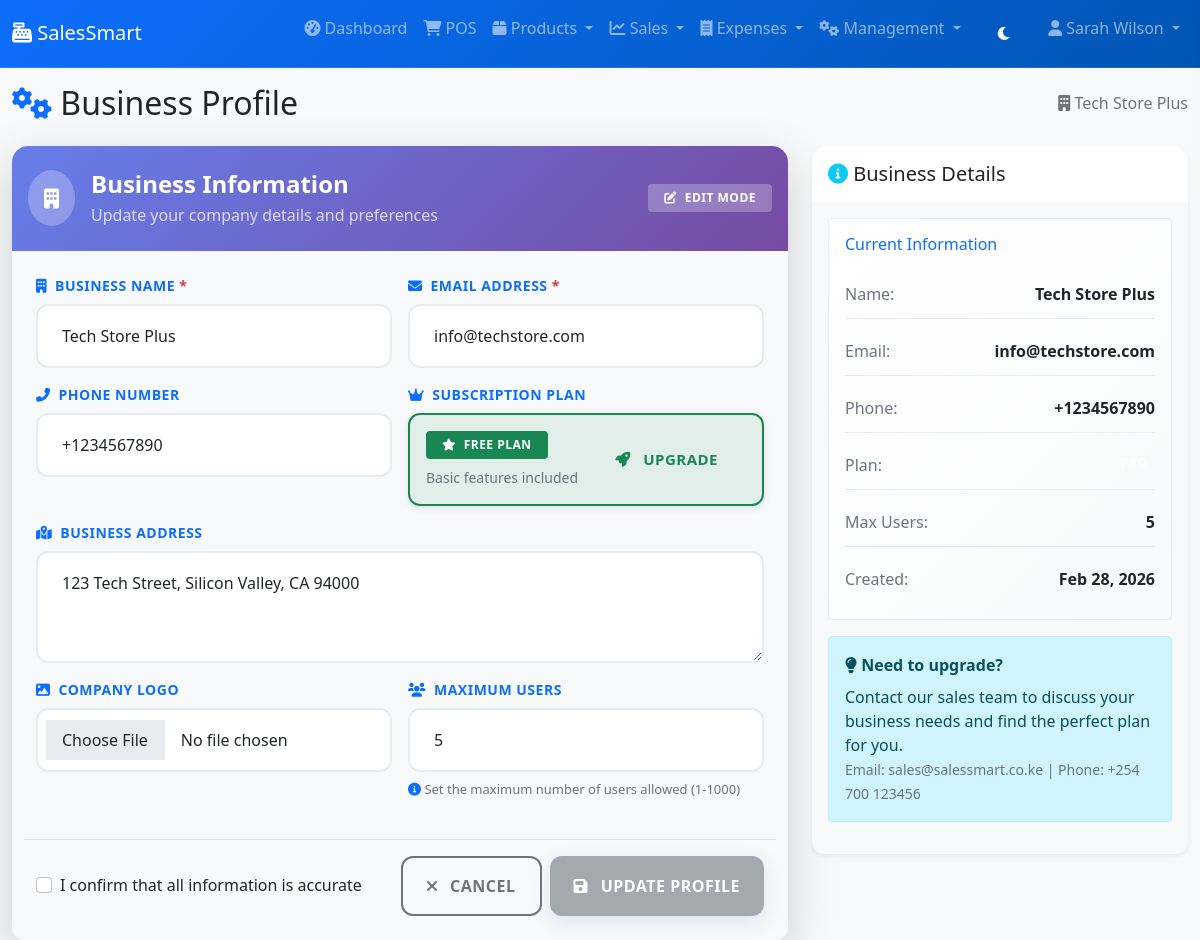
The page /business/profile/ (signed in) on the database its author committed.
### pos/models.py (models this page shows, shortened)
class User(AbstractUser):
    business = models.ForeignKey(Business, on_delete=models.CASCADE, null=True, blank=True)
    role = models.CharField(max_length=20, default='Cashier')  # Admin, Manager, Cashier
    phone = models.CharField(max_length=20, blank=True)
    is_business_admin = models.BooleanField(default=False)
    created_at = models.DateTimeField(auto_now_add=True)
    last_login_business = models.DateTimeField(null=True, blank=True)

class Business(models.Model):
    name = models.CharField(max_length=200)
    subdomain = models.SlugField(unique=True)
    email = models.EmailField()
    phone = models.CharField(max_length=20)
    address = models.TextField()
    logo = models.ImageField(upload_to='business_logos/', blank=True, null=True)
    is_active = models.BooleanField(default=True)
    created_at = models.DateTimeField(auto_now_add=True)
    subscription_plan = models.CharField(max_length=50, default='Basic')  # Basic, Pro, Enterprise
    max_users = models.IntegerField(default=5)
    class Meta:
        verbose_name_plural = "Businesses"

### pos/views.py (the view)
# urls.py: path('business/profile/', views.business_profile, name='business_profile'),
@login_required
def business_profile(request):
    if not request.business:
        return redirect('admin/')
    business = request.business
    if request.method == 'POST':
        form = BusinessForm(request.POST, request.FILES, instance=business)
        if form.is_valid():
            form.save()
            messages.success(request, 'Business profile updated successfully!')
            return redirect('pos:business_profile')
    else:
        form = BusinessForm(instance=business)
    return render(request, 'pos/business_profile.html', {'form': form})

### pos/templates/pos/business_profile.html (shortened to what this page needs)
{% extends 'pos/base.html' %}
{% block content %}
<div class="d-flex justify-content-between align-items-center mb-4">
    <h2 class="mb-0">
        <i class="fas fa-cogs text-primary"></i> Business Profile
    </h2>
    <div class="text-muted">
        <i class="fas fa-building"></i> {{ request.business.name }}
    </div>
</div>
<div class="row">
    <div class="col-lg-8">
        <div class="card border-0 shadow-lg">
            <div class="card-header bg-gradient-primary text-white border-0 py-4">
                <div class="d-flex align-items-center justify-content-between">
                    <div class="d-flex align-items-center">
                        <div class="bg-white bg-opacity-25 rounded-circle p-3 me-3">
                            <i class="fas fa-building fa-lg"></i>
                        </div>
                        <div>
                            <h4 class="mb-1 fw-bold">Business Information</h4>
                            <p class="mb-0 opacity-75">Update your company details and preferences</p>
                        </div>
                    </div>
                    <div class="text-end">
                        <span class="badge bg-white bg-opacity-25 text-white px-3 py-2">
                            <i class="fas fa-edit me-2"></i>Edit Mode
                        </span>
                    </div>
                </div>
            </div>
            <div class="card-body p-4">
                <form method="post" enctype="multipart/form-data" class="needs-validation">
                    <div class="row g-3">
                        <div class="col-md-6">
                            <div class="form-group mb-3">
                                <label for="{{ form.name.id_for_label }}" class="form-label fw-bold text-primary">
                                    <i class="fas fa-building me-2"></i>Business Name <span class="text-danger">*</span>
                                </label>
                                {{ form.name }}
                            </div>
                        </div>
                        <div class="col-md-6">
                            <div class="form-group mb-3">
                                <label for="{{ form.email.id_for_label }}" class="form-label fw-bold text-primary">
                                    <i class="fas fa-envelope me-2"></i>Email Address <span class="text-danger">*</span>
                                </label>
                                {{ form.email }}
                            </div>
                        </div>
                    </div>
                    <div class="row g-3">
                        <div class="col-md-6">
                            <div class="form-group mb-3">
                                <label for="{{ form.phone.id_for_label }}" class="form-label fw-bold text-primary">
                                    <i class="fas fa-phone-alt me-2"></i>Phone Number
                                </label>
                                {{ form.phone }}
                            </div>
                        </div>
                        <div class="col-md-6">
                            <div class="form-group mb-3">
                                <label class="form-label fw-bold text-primary">
                                    <i class="fas fa-crown me-2"></i>Subscription Plan
                                </label>
                                <div class="card border-2 border-success bg-success bg-opacity-10">
                                    <div class="card-body p-3">
                                        <div class="d-flex align-items-center justify-content-between">
                                            <div>
                                                <span class="badge bg-success text-white px-3 py-2 mb-2">
                                                    <i class="fas fa-star me-1"></i> FREE PLAN
                                                </span>
                                                <p class="mb-0 text-muted small">Basic features included</p>
                                            </div>
                                            <button type="button" class="btn btn-outline-success" data-bs-toggle="modal" data-bs-target="#upgradeModal">
                                                <i class="fas fa-rocket me-2"></i> Upgrade
                                            </button>
                                        </div>
                                    </div>
                                </div>
                            </div>
                        </div>
                    </div>
                    <div class="row g-3">
                        <div class="col-12">
                            <div class="form-group mb-3">
                                <label for="{{ form.address.id_for_label }}" class="form-label fw-bold text-primary">
                                    <i class="fas fa-map-marked-alt me-2"></i>Business Address
                                </label>
                                {{ form.address }}
                            </div>
                        </div>
                    </div>
                    <div class="row g-3">
                        <div class="col-md-6">
                            <div class="form-group mb-3">
                                <label for="{{ form.logo.id_for_label }}" class="form-label fw-bold text-primary">
                                    <i class="fas fa-image me-2"></i>Company Logo
                                </label>
                                {{ form.logo }}
                            </div>
                        </div>
                        <div class="col-md-6">
                            <div class="form-group mb-3">
                                <label for="{{ form.max_users.id_for_label }}" class="form-label fw-bold text-primary">
                                    <i class="fas fa-users me-2"></i>Maximum Users
                                </label>
                                {{ form.max_users }}
                                <div class="form-text mt-2">
                                    <i class="fas fa-info-circle text-primary"></i> Set the maximum number of users allowed (1-1000)
                                </div>
                            </div>
                        </div>
                    </div>
                    <div class="row mt-4 pt-3 border-top">
                        <div class="col-12">
                            <div class="d-flex justify-content-between align-items-center">
                                <div class="form-check">
                                    <input class="form-check-input" type="checkbox" id="confirmChanges">
                                    <label class="form-check-label" for="confirmChanges">
                                        I confirm that all information is accurate
                                    </label>
                                </div>
                                <div class="d-flex gap-2">
                                    <a href="{% url 'pos:dashboard' %}" class="btn btn-outline-secondary btn-lg px-4">
                                        <i class="fas fa-times me-2"></i> Cancel
                                    </a>
                                    <button type="submit" class="btn btn-primary btn-lg px-4" disabled id="submitBtn">
                                        <i class="fas fa-save me-2"></i> Update Profile
                                    </button>
                                </div>
                            </div>
                        </div>
                    </div>
                </form>
            </div>
        </div>
    </div>
    <div class="col-lg-4">
        <div class="card border-0 shadow-sm">
            <div class="card-header bg-white border-0 py-3">
                <h5 class="mb-0">
                    <i class="fas fa-info-circle text-info"></i> Business Details
                </h5>
            </div>
            <div class="card-body">
                <div class="business-info p-3 bg-light rounded mb-3">
                    <h6 class="text-primary mb-3">Current Information</h6>
                    <div class="info-item mb-2">
                        <div class="d-flex justify-content-between">
                            <span class="text-muted">Name:</span>
                            <strong>{{ request.business.name }}</strong>
                        </div>
                    </div>
                    <div class="info-item mb-2">
                        <div class="d-flex justify-content-between">
                            <span class="text-muted">Email:</span>
                            <strong>{{ request.business.email }}</strong>
                        </div>
                    </div>
                    <div class="info-item mb-2">
                        <div class="d-flex justify-content-between">
                            <span class="text-muted">Phone:</span>
                            <strong>{{ request.business.phone|default:'--' }}</strong>
                        </div>
                    </div>
                    <div class="info-item mb-2">
                        <div class="d-flex justify-content-between">
                            <span class="text-muted">Plan:</span>
                            <span class="badge bg-{{ request.business.subscription_plan|lower }}">{{ request.business.subscription_plan }}</span>
                        </div>
                    </div>
                    <div class="info-item mb-2">
                        <div class="d-flex justify-content-between">
                            <span class="text-muted">Max Users:</span>
                            <strong>{{ request.business.max_users }}</strong>
                        </div>
                    </div>
                    <div class="info-item">
                        <div class="d-flex justify-content-between">
                            <span class="text-muted">Created:</span>
                            <strong>{{ request.business.created_at|date:"M d, Y" }}</strong>
                        </div>
                    </div>
                </div>
                <div class="alert alert-info mt-3">
                    <i class="fas fa-lightbulb"></i>
                    <strong>Need to upgrade?</strong>
                    <p class="mb-0 mt-2">Contact our sales team to discuss your business needs and find the perfect plan for you.</p>
                    <small class="text-muted">Email: sales@salessmart.co.ke | Phone: +254 700 123456</small>
                </div>
            </div>
        </div>
    </div>
</div>
<div class="position-fixed bottom-0 end-0 p-3" style="z-index: 11">
</div>
{% endblock %}

### pos/templates/pos/base.html (shortened to what this page needs)
<!DOCTYPE html>
<html lang="en">
<head>
    <link href="https://cdn.jsdelivr.net/npm/bootstrap@5.1.3/dist/css/bootstrap.min.css" rel="stylesheet">
    <link href="https://cdnjs.cloudflare.com/ajax/libs/font-awesome/6.0.0/css/all.min.css" rel="stylesheet">
</head>
<body>
    {% if user.is_authenticated and request.business %}
    <nav class="navbar navbar-expand-lg navbar-dark bg-primary">
        <div class="container-fluid">
            <a class="navbar-brand" href="{% url 'pos:dashboard' %}">
                <i class="fas fa-cash-register"></i> SalesSmart
            </a>
            <div class="d-none d-lg-flex">
                <ul class="navbar-nav me-auto">
                    <li class="nav-item">
                        <a class="nav-link" href="{% url 'pos:dashboard' %}">
                            <i class="fas fa-tachometer-alt"></i> Dashboard
                        </a>
                    </li>
                    <li class="nav-item">
                        <a class="nav-link" href="{% url 'pos:pos_interface' %}">
                            <i class="fas fa-shopping-cart"></i> POS
                        </a>
                    </li>
                    <li class="nav-item dropdown">
                        <a class="nav-link dropdown-toggle" href="#" id="productsDropdown" role="button" data-bs-toggle="dropdown">
                            <i class="fas fa-box"></i> Products
                        </a>
                    </li>
                    <li class="nav-item dropdown">
                        <a class="nav-link dropdown-toggle" href="#" id="salesDropdown" role="button" data-bs-toggle="dropdown">
                            <i class="fas fa-chart-line"></i> Sales
                        </a>
                    </li>
                    <li class="nav-item dropdown">
                        <a class="nav-link dropdown-toggle" href="#" id="expensesDropdown" role="button" data-bs-toggle="dropdown">
                            <i class="fas fa-receipt"></i> Expenses
                        </a>
                    </li>
                    {% if user.is_business_admin %}
                    <li class="nav-item dropdown">
                        <a class="nav-link dropdown-toggle" href="#" id="managementDropdown" role="button" data-bs-toggle="dropdown">
                            <i class="fas fa-cogs"></i> Management
                        </a>
                    </li>
                    {% endif %}
                </ul>
                <ul class="navbar-nav">
                    <li class="nav-item">
                        <button class="btn btn-outline-light btn-sm" id="darkModeToggle" onclick="toggleDarkMode()">
                            <i class="fas fa-moon" id="darkModeIcon"></i>
                        </button>
                    </li>
                    <li class="nav-item dropdown">
                        <a class="nav-link dropdown-toggle" href="#" id="userDropdown" role="button" data-bs-toggle="dropdown">
                            <i class="fas fa-user"></i> {{ user.get_full_name|default:user.username }}
                        </a>
                    </li>
                </ul>
            </div>
        </div>
    </nav>
    <div class="container-fluid mt-3">
        {% block content %}
        {% endblock %}
    </div>
    {% else %}
        <div class="container">
            {% block login_content %}
            {% endblock %}
        </div>
    {% endif %}
</body>
</html>

### rows shown on the page
User: get_full_name "Sarah Wilson"
Business: business.name "Tech Store Plus", name "Tech Store Plus", email "info@techstore.com", phone "+1234567890", address "123 Tech Street, Silicon Valley, CA 94000", max_users "5", business.email "info@techstore.com", business.phone "+1234567890", business.max_users "5", business.created_at "Feb 28, 2026"
